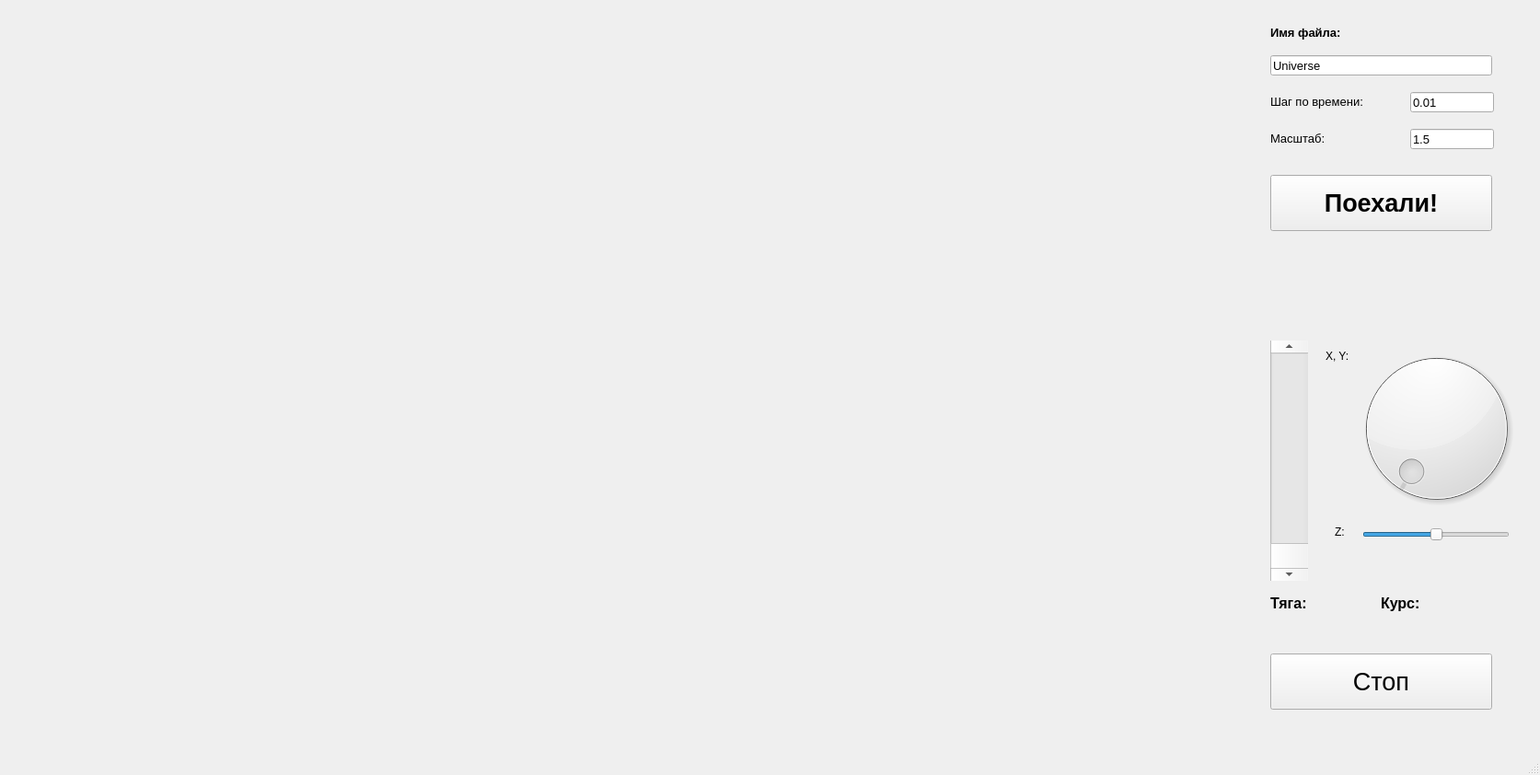
<?xml version="1.0" encoding="UTF-8"?>
<ui version="4.0">
 <class>MainWindow</class>
 <widget class="QMainWindow" name="MainWindow">
  <property name="geometry">
   <rect>
    <x>0</x>
    <y>0</y>
    <width>1673</width>
    <height>842</height>
   </rect>
  </property>
  <property name="windowTitle">
   <string>MainWindow</string>
  </property>
  <widget class="QWidget" name="centralwidget">
   <widget class="SpaceWidget" name="SpWidget" native="true">
    <property name="geometry">
     <rect>
      <x>20</x>
      <y>20</y>
      <width>1341</width>
      <height>751</height>
     </rect>
    </property>
   </widget>
   <widget class="QScrollBar" name="F_Bar">
    <property name="geometry">
     <rect>
      <x>1380</x>
      <y>370</y>
      <width>41</width>
      <height>261</height>
     </rect>
    </property>
    <property name="font">
     <font>
      <pointsize>10</pointsize>
     </font>
    </property>
    <property name="maximum">
     <number>100</number>
    </property>
    <property name="singleStep">
     <number>1</number>
    </property>
    <property name="orientation">
     <enum>Qt::Vertical</enum>
    </property>
    <property name="invertedAppearance">
     <bool>true</bool>
    </property>
   </widget>
   <widget class="QDial" name="Angle_Bar">
    <property name="geometry">
     <rect>
      <x>1460</x>
      <y>370</y>
      <width>201</width>
      <height>191</height>
     </rect>
    </property>
    <property name="minimum">
     <number>-180</number>
    </property>
    <property name="maximum">
     <number>180</number>
    </property>
    <property name="value">
     <number>-180</number>
    </property>
    <property name="wrapping">
     <bool>false</bool>
    </property>
   </widget>
   <widget class="QLineEdit" name="FileName_field">
    <property name="geometry">
     <rect>
      <x>1380</x>
      <y>60</y>
      <width>241</width>
      <height>22</height>
     </rect>
    </property>
    <property name="font">
     <font>
      <pointsize>10</pointsize>
     </font>
    </property>
    <property name="text">
     <string>Universe</string>
    </property>
   </widget>
   <widget class="QLabel" name="label">
    <property name="geometry">
     <rect>
      <x>1380</x>
      <y>20</y>
      <width>121</width>
      <height>31</height>
     </rect>
    </property>
    <property name="font">
     <font>
      <pointsize>10</pointsize>
      <weight>75</weight>
      <bold>true</bold>
     </font>
    </property>
    <property name="text">
     <string>Имя файла:</string>
    </property>
   </widget>
   <widget class="QPushButton" name="StartButton">
    <property name="geometry">
     <rect>
      <x>1380</x>
      <y>190</y>
      <width>241</width>
      <height>61</height>
     </rect>
    </property>
    <property name="font">
     <font>
      <pointsize>20</pointsize>
      <weight>75</weight>
      <italic>false</italic>
      <bold>true</bold>
     </font>
    </property>
    <property name="text">
     <string>Поехали!</string>
    </property>
   </widget>
   <widget class="QPushButton" name="StopButton">
    <property name="geometry">
     <rect>
      <x>1380</x>
      <y>710</y>
      <width>241</width>
      <height>61</height>
     </rect>
    </property>
    <property name="font">
     <font>
      <pointsize>20</pointsize>
     </font>
    </property>
    <property name="text">
     <string>Стоп</string>
    </property>
   </widget>
   <widget class="QLineEdit" name="TStep_field">
    <property name="geometry">
     <rect>
      <x>1532</x>
      <y>100</y>
      <width>91</width>
      <height>22</height>
     </rect>
    </property>
    <property name="font">
     <font>
      <pointsize>10</pointsize>
     </font>
    </property>
    <property name="text">
     <string>0.01</string>
    </property>
   </widget>
   <widget class="QLabel" name="label_2">
    <property name="geometry">
     <rect>
      <x>1380</x>
      <y>100</y>
      <width>141</width>
      <height>20</height>
     </rect>
    </property>
    <property name="font">
     <font>
      <pointsize>10</pointsize>
     </font>
    </property>
    <property name="text">
     <string>Шаг по времени:</string>
    </property>
   </widget>
   <widget class="QLineEdit" name="K_field">
    <property name="geometry">
     <rect>
      <x>1532</x>
      <y>140</y>
      <width>91</width>
      <height>22</height>
     </rect>
    </property>
    <property name="font">
     <font>
      <pointsize>10</pointsize>
     </font>
    </property>
    <property name="text">
     <string>1.5</string>
    </property>
   </widget>
   <widget class="QLabel" name="label_3">
    <property name="geometry">
     <rect>
      <x>1380</x>
      <y>140</y>
      <width>111</width>
      <height>20</height>
     </rect>
    </property>
    <property name="font">
     <font>
      <pointsize>10</pointsize>
     </font>
    </property>
    <property name="text">
     <string>Масштаб:</string>
    </property>
   </widget>
   <widget class="QLabel" name="label_4">
    <property name="geometry">
     <rect>
      <x>1380</x>
      <y>640</y>
      <width>61</width>
      <height>31</height>
     </rect>
    </property>
    <property name="font">
     <font>
      <pointsize>12</pointsize>
      <weight>75</weight>
      <bold>true</bold>
     </font>
    </property>
    <property name="text">
     <string>Тяга:</string>
    </property>
   </widget>
   <widget class="QLabel" name="label_5">
    <property name="geometry">
     <rect>
      <x>1500</x>
      <y>640</y>
      <width>61</width>
      <height>31</height>
     </rect>
    </property>
    <property name="font">
     <font>
      <pointsize>12</pointsize>
      <weight>75</weight>
      <bold>true</bold>
     </font>
    </property>
    <property name="text">
     <string>Курс:</string>
    </property>
   </widget>
   <widget class="QSlider" name="Z_turbo">
    <property name="geometry">
     <rect>
      <x>1480</x>
      <y>570</y>
      <width>160</width>
      <height>22</height>
     </rect>
    </property>
    <property name="minimum">
     <number>-90</number>
    </property>
    <property name="maximum">
     <number>90</number>
    </property>
    <property name="singleStep">
     <number>1</number>
    </property>
    <property name="orientation">
     <enum>Qt::Horizontal</enum>
    </property>
   </widget>
   <widget class="QLabel" name="label_6">
    <property name="geometry">
     <rect>
      <x>1440</x>
      <y>380</y>
      <width>47</width>
      <height>13</height>
     </rect>
    </property>
    <property name="text">
     <string>X, Y:</string>
    </property>
   </widget>
   <widget class="QLabel" name="label_7">
    <property name="geometry">
     <rect>
      <x>1450</x>
      <y>570</y>
      <width>16</width>
      <height>16</height>
     </rect>
    </property>
    <property name="text">
     <string>Z:</string>
    </property>
   </widget>
  </widget>
  <widget class="QMenuBar" name="menubar">
   <property name="geometry">
    <rect>
     <x>0</x>
     <y>0</y>
     <width>1673</width>
     <height>21</height>
    </rect>
   </property>
  </widget>
  <widget class="QStatusBar" name="statusbar"/>
 </widget>
 <customwidgets>
  <customwidget>
   <class>SpaceWidget</class>
   <extends>QWidget</extends>
   <header location="global">spacewidget.h</header>
   <container>1</container>
  </customwidget>
 </customwidgets>
 <resources/>
 <connections/>
</ui>
